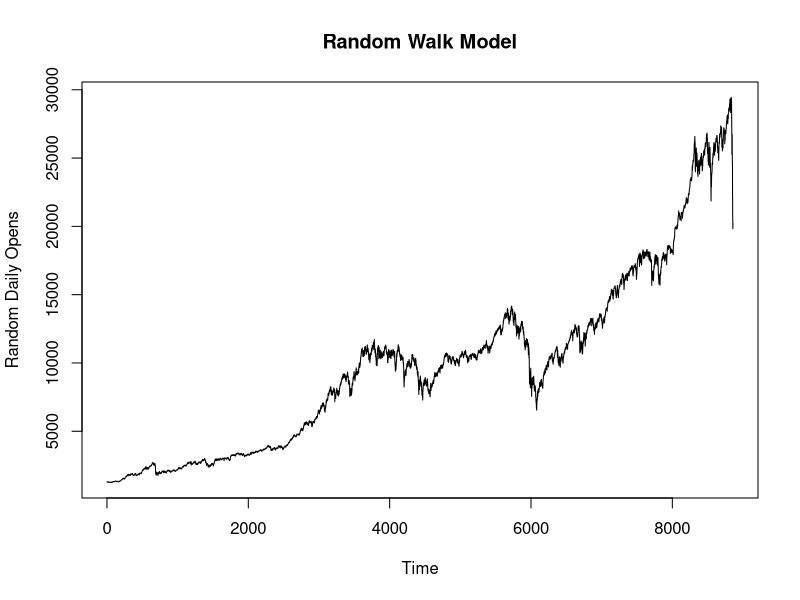
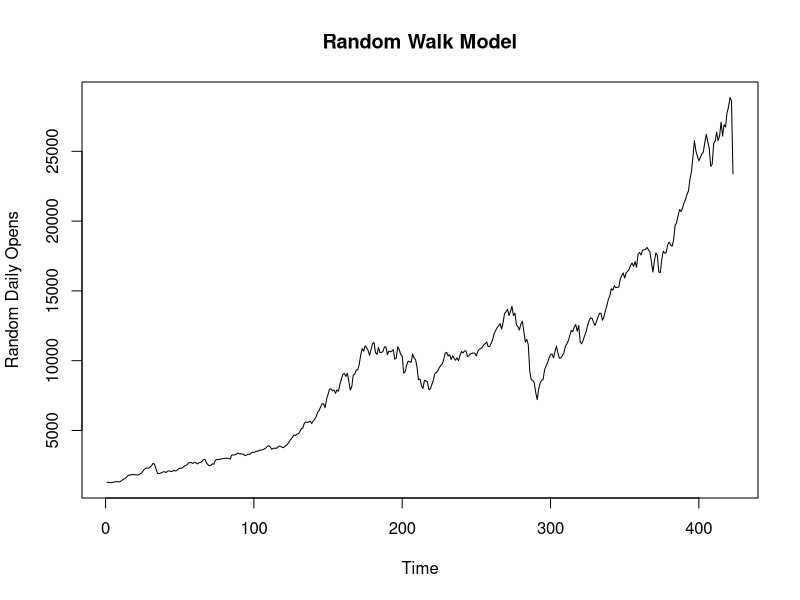
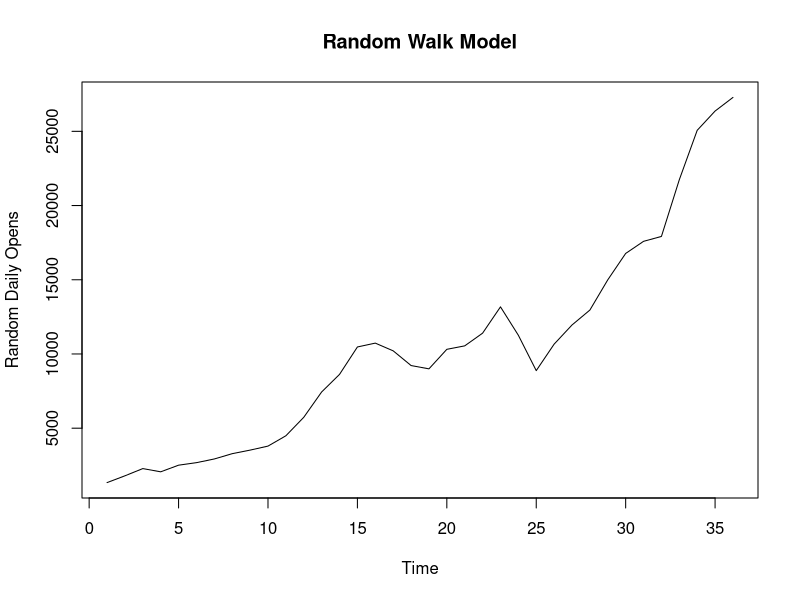
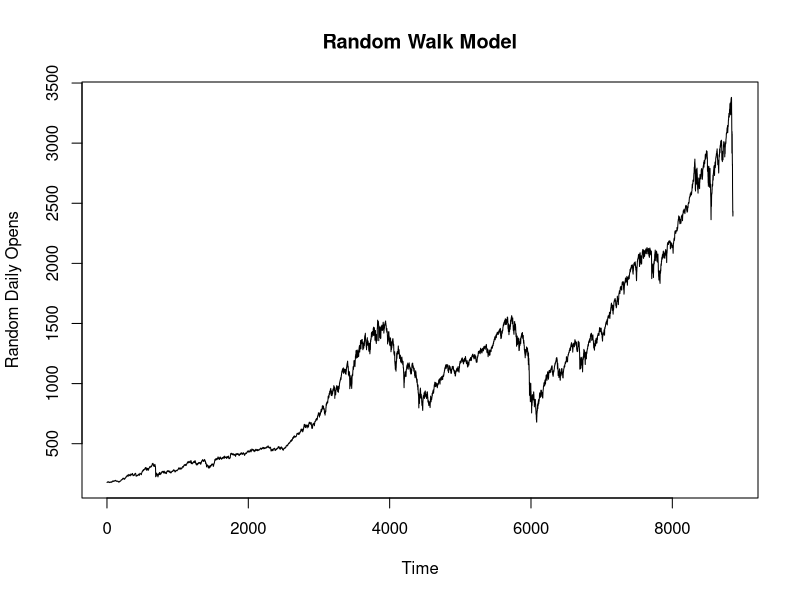
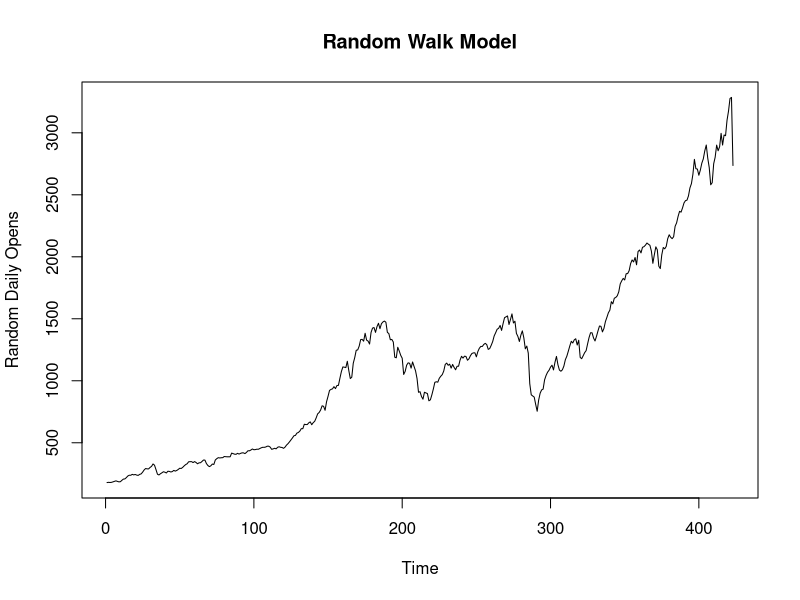
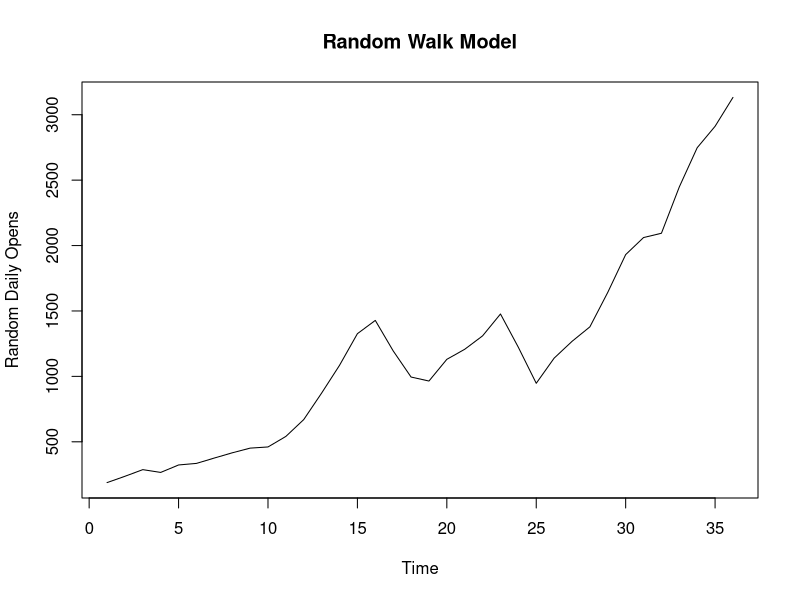
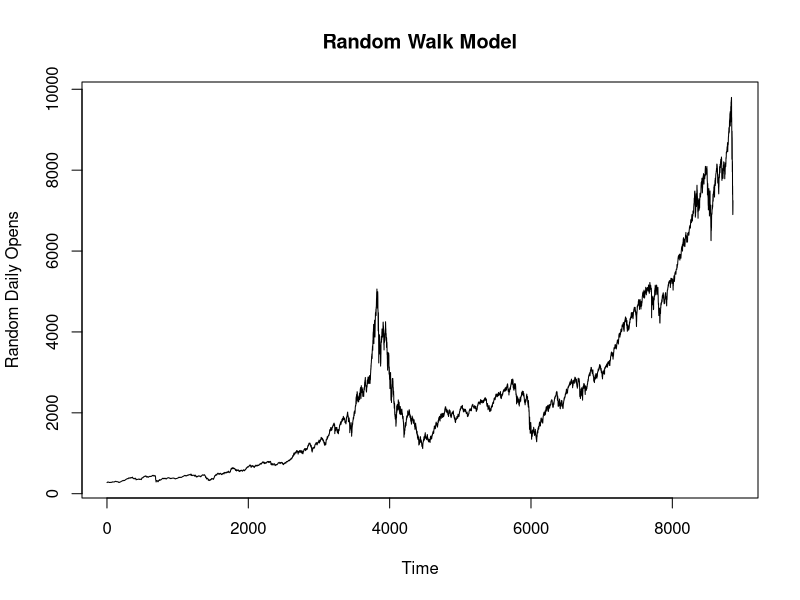
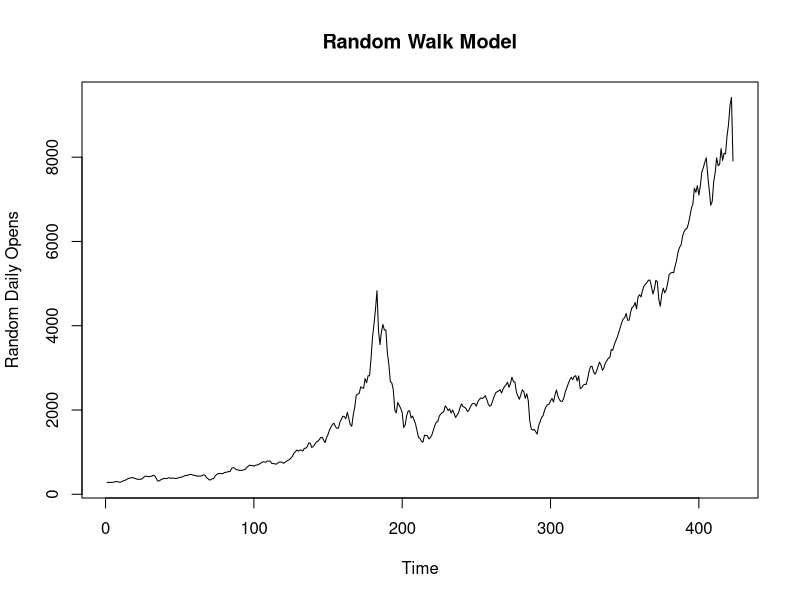

These charts were generated, in order, by the following R code: (Note: this script raises an error after producing the figures.)
DJI <- read.csv('DJI.csv')
GSPC <- read.csv('GSPC.csv')
NASDAQ <- read.csv('IXIC.csv')

master <- data.frame(as.Date(DJI$Date), DJI$Open, GSPC$Open, NASDAQ$Open); colnames(master) <- c("Date", "DJI", "SAP500", "NASDAQ"); head(master)

{master_yearly <- master; master_yearly$Date <- format(as.Date(master$Date, format="%d/%m/%Y"),"%Y") 
  master_yearly <-  aggregate(master_yearly[,2:4], list(master_yearly$Date), mean, drop = TRUE) 
  colnames(master_yearly)[1] <- "Date"; head(master_yearly)
}

{master_monthly <- master; master_monthly$Date <- format(as.Date(master$Date, format="%d/%m/%Y"),"%Y-%m") 
  master_monthly <-  aggregate(master_monthly[,2:4], list(master_monthly$Date), mean, drop = TRUE) 
  colnames(master_monthly)[1] <- "Date"; head(master_monthly)
}


plot(master$DJI, type = "l", xlab = "Time", 
     ylab = "Random Daily Opens", main = "Random Walk Model")
plot(master_monthly$DJI, type = "l", xlab = "Time", 
     ylab = "Random Daily Opens", main = "Random Walk Model")
plot(master_yearly$DJI, type = "l", xlab = "Time", 
     ylab = "Random Daily Opens", main = "Random Walk Model")

plot(master$SAP500, type = "l", xlab = "Time", 
     ylab = "Random Daily Opens", main = "Random Walk Model")
plot(master_monthly$SAP500, type = "l", xlab = "Time", 
     ylab = "Random Daily Opens", main = "Random Walk Model")
plot(master_yearly$SAP500, type = "l", xlab = "Time", 
     ylab = "Random Daily Opens", main = "Random Walk Model")

plot(master$NASDAQ, type = "l", xlab = "Time", 
     ylab = "Random Daily Opens", main = "Random Walk Model")
plot(master_monthly$NASDAQ, type = "l", xlab = "Time", 
     ylab = "Random Daily Opens", main = "Random Walk Model")
plot(master_yearly$NASDAQ, type = "l", xlab = "Time", 
     ylab = "Random Daily Opens", main = "Random Walk Model")

diffs <- master$DJI
diffs.median <- median(diffs); diffs.median #
diffs.hiq <- (quantile(diffs, c(seq(0.0,1,by = 0.125)))[[7]] - quantile(diffs, c(seq(0.0,1,by = 0.1)))[[3]])/2; diffs.hiq
hurstexp(diff(master$DJI))
hurstexp(diff(master_monthly$DJI))
hurstexp(diff(master_yearly$DJI))

ks.test(diff(master$DJI), rnorm(length(diff(master$DJI)), mean(diff(master$DJI)), sd(diff(master$DJI))))
ks.test(diff(master_monthly$DJI), rnorm(length(diff(master_monthly$DJI)), mean(diff(master_monthly$DJI)), sd(diff(master_monthly$DJI))))
ks.test(diff(master_yearly$DJI), rnorm(length(diff(master_yearly$DJI)), mean(diff(master_yearly$DJI)), sd(diff(master_yearly$DJI))))

ks.test(diff(master$DJI), rcauchy(length(diff(master$DJI)), diffs.median, diffs.hiq))
ks.test(diff(master_monthly$DJI), rcauchy(length(diff(master_monthly$DJI)), diffs.median, diffs.hiq))
ks.test(diff(master_yearly$DJI), rcauchy(length(diff(master_yearly$DJI)), diffs.median, diffs.hiq))


#Stopped here

hurstexp(diff(master$SAP500))
hurstexp(diff(master_monthly$SAP500))
hurstexp(diff(master_yearly$SAP500))

ks.test(diff(master$SAP500), rnorm(length(diff(master$SAP500)), mean(diff(master$SAP500)), sd(diff(master$SAP500))))
ks.test(diff(master_monthly$SAP500), rnorm(length(diff(master_monthly$SAP500)), mean(diff(master_monthly$SAP500)), sd(diff(master_monthly$SAP500))))
ks.test(diff(master_yearly$SAP500), rnorm(length(diff(master_yearly$SAP500)), mean(diff(master_yearly$SAP500)), sd(diff(master_yearly$SAP500))))

hurstexp(diff(master$NASDAQ))
hurstexp(diff(master_monthly$NASDAQ))
hurstexp(diff(master_yearly$NASDAQ))

ks.test(diff(master$NASDAQ), rnorm(length(diff(master$NASDAQ)), mean(diff(master$NASDAQ)), sd(diff(master$NASDAQ))))
ks.test(diff(master_monthly$NASDAQ), rnorm(length(diff(master_monthly$NASDAQ)), mean(diff(master_monthly$NASDAQ)), sd(diff(master_monthly$NASDAQ))))
ks.test(diff(master_yearly$NASDAQ), rnorm(length(diff(master_yearly$NASDAQ)), mean(diff(master_yearly$NASDAQ)), sd(diff(master_yearly$NASDAQ))))


